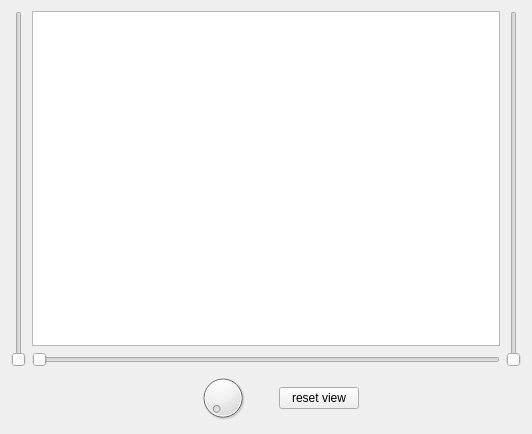
<ui version="4.0" >
 <class>fm_viewSchema</class>
 <widget class="QWidget" name="fm_viewSchema" >
  <property name="geometry" >
   <rect>
    <x>0</x>
    <y>0</y>
    <width>532</width>
    <height>434</height>
   </rect>
  </property>
  <property name="windowTitle" >
   <string>Schema View</string>
  </property>
  <layout class="QGridLayout" >
   <item row="0" column="0" >
    <layout class="QHBoxLayout" >
     <item>
      <widget class="QSlider" name="vs_zoom" >
       <property name="orientation" >
        <enum>Qt::Vertical</enum>
       </property>
      </widget>
     </item>
     <item>
      <layout class="QVBoxLayout" >
       <item>
        <widget class="QGraphicsView" name="gv_schema" />
       </item>
       <item>
        <widget class="QSlider" name="hs_position" >
         <property name="orientation" >
          <enum>Qt::Horizontal</enum>
         </property>
        </widget>
       </item>
      </layout>
     </item>
     <item>
      <widget class="QSlider" name="vs_position" >
       <property name="orientation" >
        <enum>Qt::Vertical</enum>
       </property>
      </widget>
     </item>
    </layout>
   </item>
   <item row="1" column="0" >
    <layout class="QHBoxLayout" >
     <item>
      <spacer>
       <property name="orientation" >
        <enum>Qt::Horizontal</enum>
       </property>
       <property name="sizeHint" >
        <size>
         <width>40</width>
         <height>20</height>
        </size>
       </property>
      </spacer>
     </item>
     <item>
      <widget class="QDial" name="dial" />
     </item>
     <item>
      <widget class="QPushButton" name="pb_viewReset" >
       <property name="text" >
        <string>reset view</string>
       </property>
      </widget>
     </item>
     <item>
      <spacer>
       <property name="orientation" >
        <enum>Qt::Horizontal</enum>
       </property>
       <property name="sizeHint" >
        <size>
         <width>40</width>
         <height>20</height>
        </size>
       </property>
      </spacer>
     </item>
    </layout>
   </item>
  </layout>
 </widget>
 <resources/>
 <connections/>
</ui>
